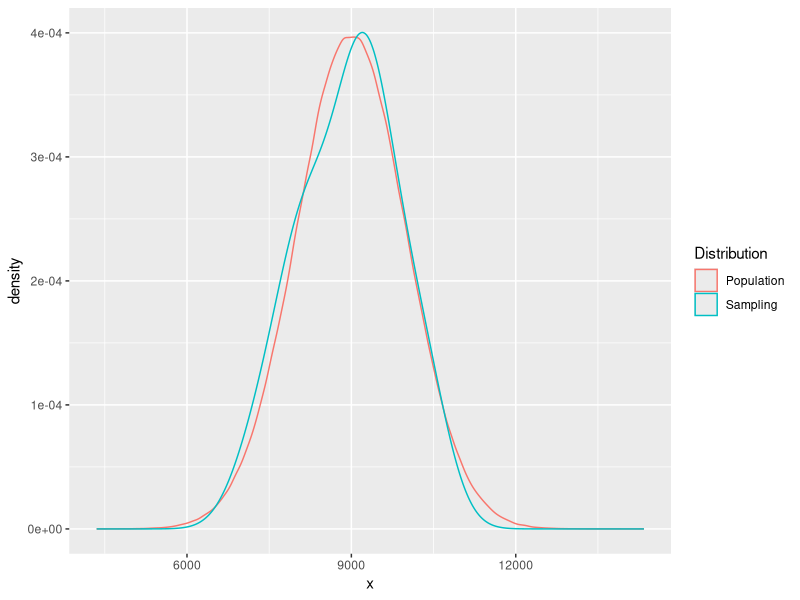

This chart was generated by the following R code:
## ---- chunk 1
alpha <- 0.10
n <- 36
x_bar <- 30.69
s <- 4.31
mu <- 32

se_x_bar <- s / sqrt(n)

test_stat <- (x_bar - mu)/se_x_bar

t_alpha <- qt(1-alpha, df = n-1) * -1

p_value <- pt(test_stat, df=n-1)
  
if(test_stat < t_alpha){
  message(paste(test_stat, "is less than", t_alpha, "so reject the null hypothesis (p-value:", p_value, ")"))
} else {
  message(paste(test_stat, "is greater than", t_alpha, "so accept the null hypothesis (p-value:", p_value, ")"))
}
## ---- chunk 2
error <- qt(1-alpha, df=n-1) * se_x_bar
ci_low <- x_bar - error
ci_high <- x_bar + error
## ---- chunk 3
alpha <- 0.10
n <- 36
x_bar <- 118.2
s <- 6.5
mu <- 100

se_x_bar <- s / sqrt(n)

test_stat <- (x_bar - mu)/se_x_bar

t_alpha <- qt(1-alpha, df = n-1) * -1

p_value <- pt(test_stat, df=n-1)
  
if(test_stat < t_alpha){
  message(paste(test_stat, "is less than", t_alpha, "so reject the null hypothesis (p-value:", p_value, ")"))
} else {
  message(paste(test_stat, "is greater than", t_alpha, "so accept the null hypothesis (p-value:", p_value, ")"))
}
## ---- chunk 4
error <- qt(1-alpha, df=n-1) * se_x_bar
ci_low <- x_bar - error
ci_high <- x_bar + error
## ---- chunk 5
mu <- 9000 
sd <- 1000
x <- 10500
1 - pnorm(x, mu, sd)
## ---- chunk 6
n <- 15
se <- sd / sqrt(n)
1 - pnorm(x, mu, se)
## ---- chunk 7
library(ggplot2)
set.seed(4)
pop <- rnorm(1000000, mu, sd)
sample_pop <- sample(pop, 15)
data <-  rbind(data.frame(x=pop, Distribution=c('Population')), data.frame(x=sample_pop, Distribution=c('Sampling')))

ggplot(data, aes(x=x,color=Distribution)) + geom_density()
